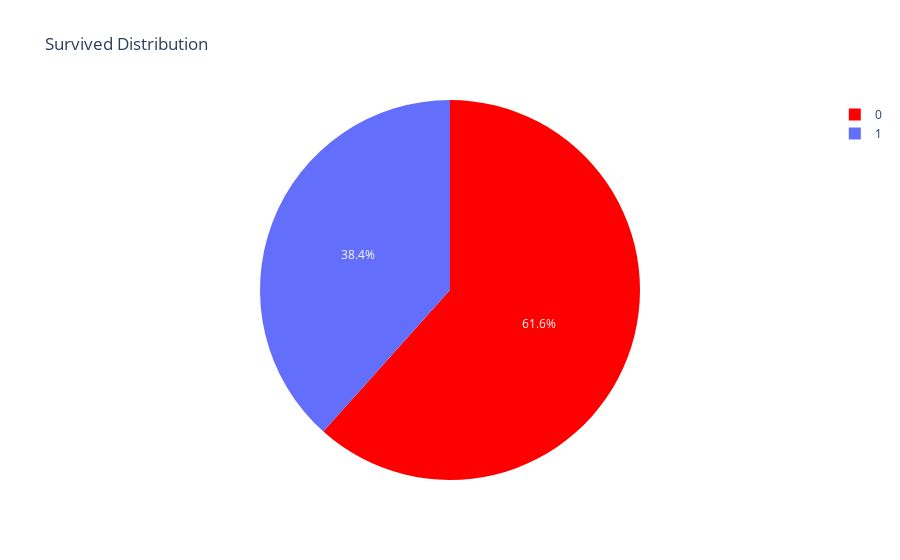

The notebook cell saved with this chart:
### Markdown cell above
### Display this plot

### Code cell
iplot(fig)

### Figure 1 — Plotly figure (JSON) as saved in the notebook; plotly's stock layout.template omitted (floating-point values rounded to 4 significant figures)
{"data": [{"hoverinfo": "value", "labels": [0, 1], "marker": {"colors": ["red"]}, "type": "pie", "values": [549, 342]}], "layout": {"title": {"text": "Survived Distribution"}}}
